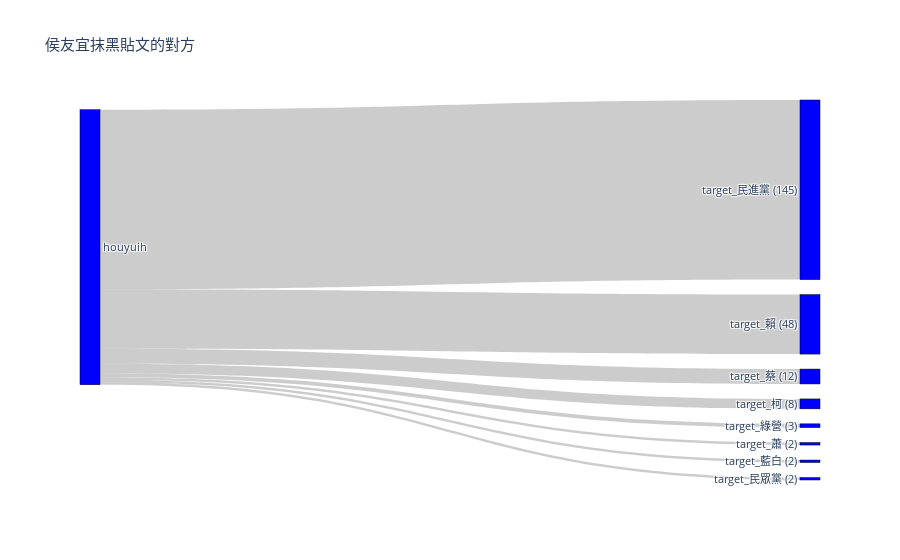

Source (notebook cell):
### Code cell
import pandas as pd
import plotly.graph_objects as go

# Filter the DataFrame for the user 'houyuih'
df_houyuih = main_df_no_live[main_df_no_live['User Name'] == 'houyuih']

# Select columns that have 'target_' as a prefix
target_columns = [col for col in df_houyuih.columns if col.startswith('target_')]

# Calculate the cumulative values for each 'target_' column
cumulative_values = df_houyuih[target_columns].sum().tolist()

# Create labels with cumulative values
labels_with_values = [f"{col} ({val})" for col, val in zip(target_columns, cumulative_values)]

# Create the Sankey chart
fig = go.Figure(data=[go.Sankey(
    node = dict(
      pad = 15,
      thickness = 20,
      line = dict(color = "black", width = 0.5),
      label = ['houyuih'] + labels_with_values,  # Include 'houyuih' in the labels
      color = "blue"
    ),
    link = dict(
      source = [0]*len(target_columns),  # All links start from the first node ('houyuih')
      target = list(range(1, len(target_columns) + 1)),  # Links end at each 'target_' node
      value = cumulative_values
    )
)])

fig.update_layout(title_text="侯友宜抹黑貼文的對方", font_size=11)
fig.show()

### Figure 1 — Plotly figure (JSON) as saved in the notebook; plotly's stock layout.template omitted (floating-point values rounded to 4 significant figures)
{"data": [{"link": {"source": [0, 0, 0, 0, 0, 0, 0, 0, 0, 0, 0, 0, 0, 0, 0, 0, 0, 0], "target": [1, 2, 3, 4, 5, 6, 7, 8, 9, 10, 11, 12, 13, 14, 15, 16, 17, 18], "value": [8, 2, 12, 0, 0, 48, 0, 0, 0, 145, 3, 0, 0, 0, 2, 2, 0, 0]}, "node": {"color": "blue", "label": ["houyuih", "target_柯 (8)", "target_蕭 (2)", "target_蔡 (12)", "target_趙 (0)", "target_朱 (0)", "target_賴 (48)", "target_藍綠 (0)", "target_國民黨 (0)", "target_馬英九 (0)", "target_民進黨 (145)", "target_綠營 (3)", "target_藍白合 (0)", "target_侯 (0)", "target_在野黨 (0)", "target_藍白 (2)", "target_民眾黨 (2)", "target_在野黨/國民黨 (0)", "target_馬前總統 (0)"], "line": {"color": "black", "width": 0.5}, "pad": 15, "thickness": 20}, "type": "sankey"}], "layout": {"font": {"size": 11}, "title": {"text": "侯友宜抹黑貼文的對方"}}}
